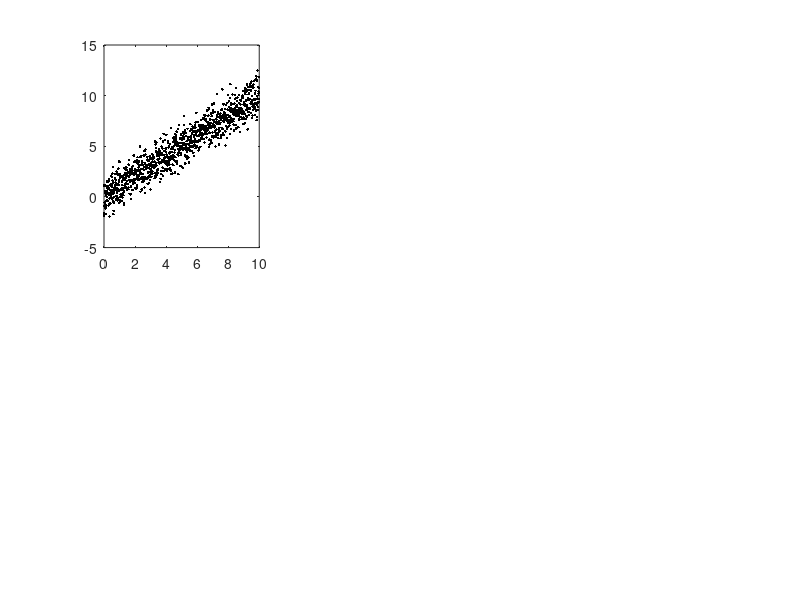

Reproduce this figure in MATLAB. (Note: this script raises an error after producing the figure.)
% To understand the impact of data points of Leave-one-out CV
% Author - Abhishek De, 2/20
close all; clearvars;

x = linspace(0,10,1001);
y = x+randn(size(x));
figure(1),subplot(231); 
plot(x,y,'k.'); hold on; lsline; axis square; set(gca,'Tickdir','out'); xlabel('X'); ylabel('Y'); hold off;

ptstotest = [10 30 50 100 300 500 1000];
pred_error = cell(1,numel(ptstotest)); % cell-array for storing the CV errors
for ii = 1:numel(ptstotest)
    tmperror = [];
    for k = 1:100 % Implementing loops because I 
        ind = randi(numel(x),[ptstotest(ii) 1]);
        x_data = x(ind);
        y_data = y(ind);
        c = cvpartition(x_data,'LeaveOut');
        
        for jj = 1:c.NumTestSets
            slope = x_data(c.training(jj))/y_data(c.training(jj));
            tmperror = [tmperror; sum((y_data(c.test(jj)) - slope*x_data(c.test(jj))).^2)];
        end
        pred_error{ii} = tmperror;
    end
    % plotting the results
    subplot(232); plot(ptstotest(ii)*ones(size(tmperror)),tmperror,'o','MarkerFaceColor',[0 0 0],'MarkerEdgeColor',[1 1 1]); hold on;
    subplot(233); histogram(tmperror,'DisplayStyle','stairs','EdgeColor',[ii/numel(ptstotest) 0 0]); hold on;
    subplot(234); plot(ptstotest(ii),median(tmperror),'o','MarkerFaceColor',[0 0 0],'MarkerEdgeColor',[1 1 1]); hold on;
    subplot(235); plot(ptstotest(ii),var(tmperror),'o','MarkerFaceColor',[0 0 0],'MarkerEdgeColor',[1 1 1]); hold on;
    subplot(236); plot(ptstotest(ii),mean(tmperror),'o','MarkerFaceColor',[0 0 0],'MarkerEdgeColor',[1 1 1]); hold on;
end
subplot(232); xlabel('CV points'); ylabel('Error'); axis square; set(gca,'XScale','log','Tickdir','out'); hold off;
subplot(233); xlabel('Error'); ylabel('#'); axis square; set(gca,'YScale','log','Tickdir','out'); hold off;
subplot(234); xlabel('CV points'); ylabel('Median error'); set(gca,'XScale','log','Tickdir','out'); axis square; hold off;
subplot(235); xlabel('CV points'); ylabel('Error variance'); set(gca,'XScale','log','Tickdir','out'); axis square; hold off;
subplot(236); xlabel('CV points'); ylabel('Mean error'); set(gca,'XScale','log','Tickdir','out'); axis square; hold off;

% Results of this simulation:
% Median error decreases with N
% Mean error decreases with N
% Variance of error decreases with N
